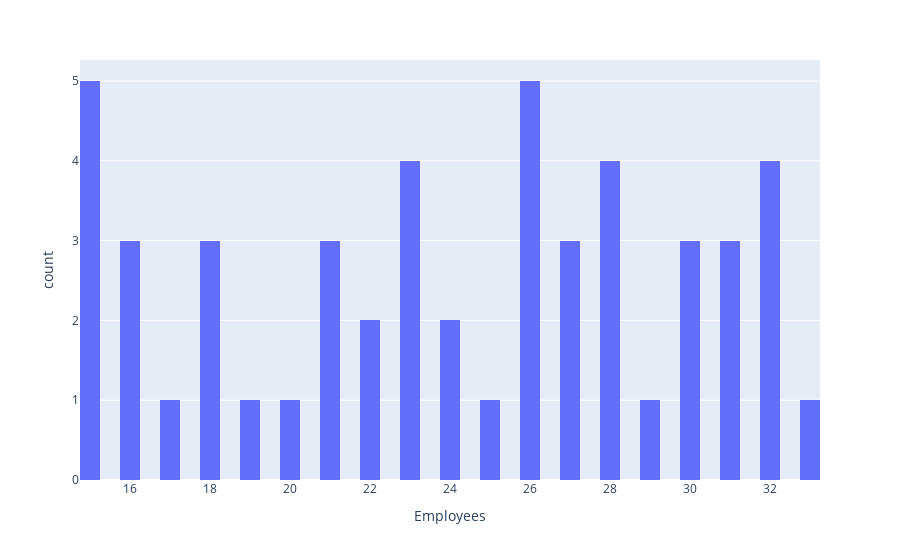

Notebook cell for this chart:
### Code cell
fig = px.histogram(df2, x='Employees', nbins=50)
fig.show()

### Figure 1 — Plotly figure (JSON) as saved in the notebook; plotly's stock layout.template omitted (floating-point values rounded to 4 significant figures)
{"data": [{"alignmentgroup": "True", "bingroup": "x", "hovertemplate": "Employees=%{x}<br>count=%{y}<extra></extra>", "legendgroup": "", "marker": {"color": "#636efa", "pattern": {"shape": ""}}, "name": "", "nbinsx": 50, "offsetgroup": "", "orientation": "v", "showlegend": false, "type": "histogram", "x": [26, 30, 31, 27, 18, 15, 16, 33, 26, 32, 21, 27, 28, 16, 18, 23, 16, 28, 21, 24, 15, 31, 22, 20, 28, 15, 18, 30, 26, 21, 30, 26, 32, 32, 15, 15, 23, 29, 31, 17, 28, 25, 26, 32, 19, 27, 22, 23, 24, 23], "xaxis": "x", "yaxis": "y"}], "layout": {"barmode": "relative", "legend": {"tracegroupgap": 0}, "margin": {"t": 60}, "xaxis": {"anchor": "y", "domain": [0, 1], "title": {"text": "Employees"}}, "yaxis": {"anchor": "x", "domain": [0, 1], "title": {"text": "count"}}}}
